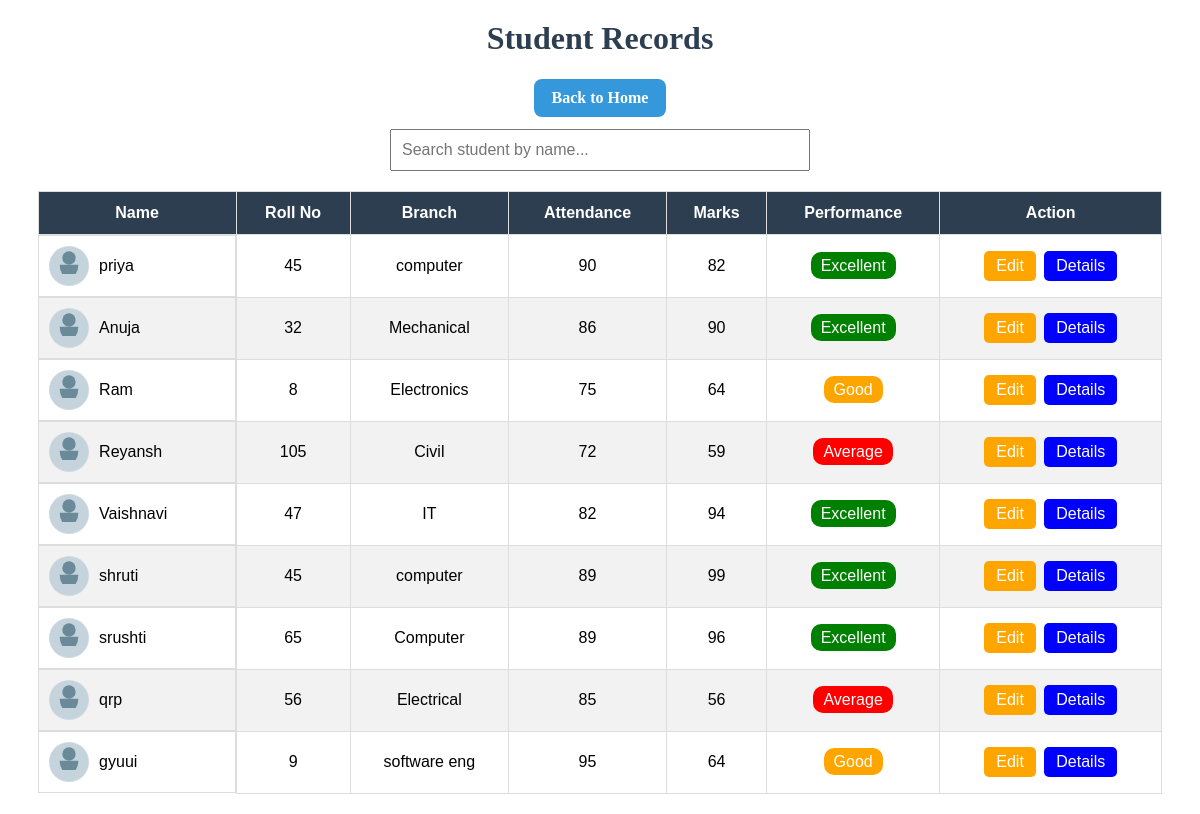
Before: /records with the older database file.
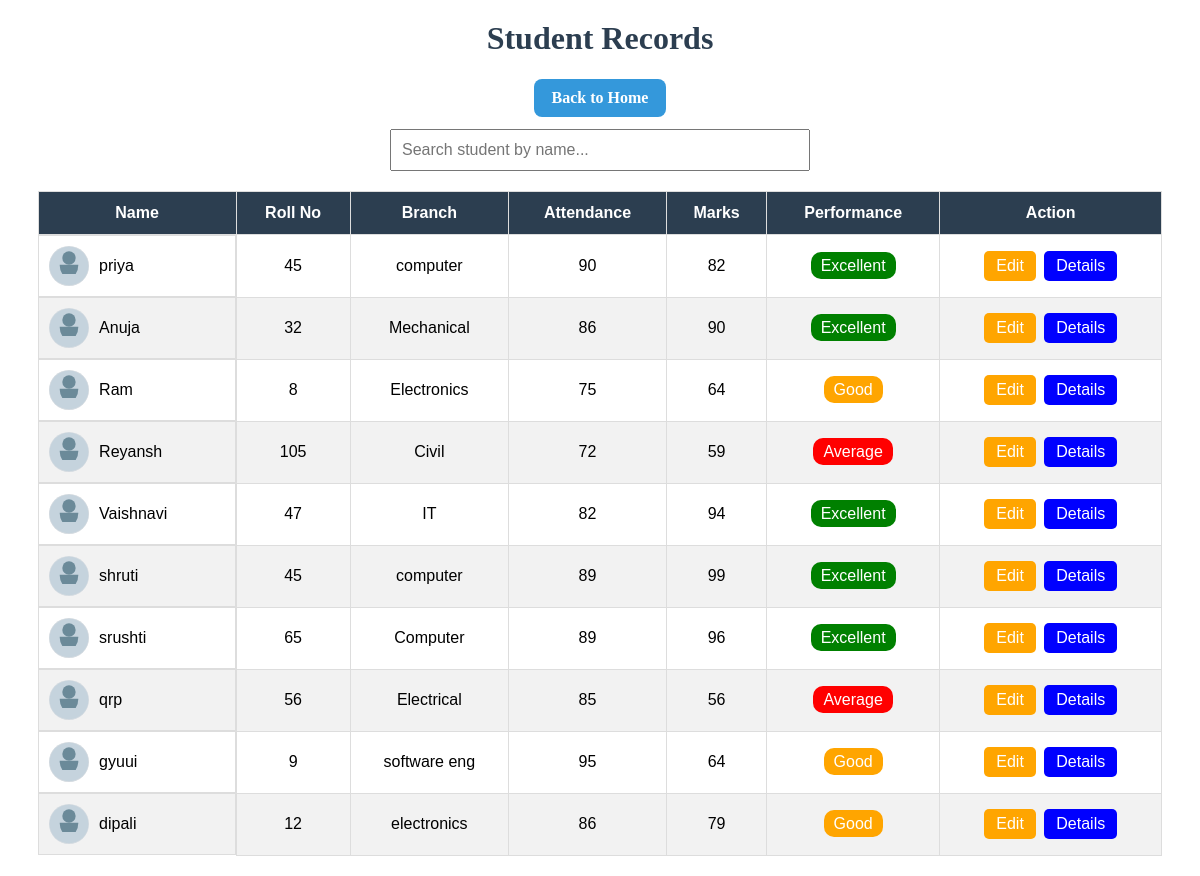
After: the same page with the newer database file.
### tables this page shows
CREATE TABLE students (
                    id INTEGER PRIMARY KEY AUTOINCREMENT,
                    name TEXT NOT NULL,
                    roll_no INTEGER NOT NULL,
                    marks INTEGER NOT NULL,
                    branch TEXT NOT NULL,
                    attendance INTEGER DEFAULT 0
                 , photo TEXT DEFAULT 'default.png');

### project_flask.py (the view)
@app.route('/records')
def records():
    conn = get_db()
    students = conn.execute("""
        SELECT id, name, roll_no, branch, attendance, marks, photo
        FROM students
    """).fetchall()
    conn.close()
    return render_template('records.html', students=students)

### database.py (called while the page is built)
def get_db():
    conn = sqlite3.connect(DB_PATH)
    conn.row_factory = sqlite3.Row
    return conn

### templates/records.html (shortened to what this page needs)
<h1 style="text-align:center; margin:20px; color:#2c3e50;">
    Student Records
</h1>
<div style="text-align:center; margin-bottom: 10px;">
    <a href="{{ url_for('home') }}" class="action-btn back-btn">Back to Home</a>
</div>
<input
    type="text"
    id="searchInput"
    class="search-box"
    placeholder="Search student by name...">
<div class="table-wrapper">
    <table>
        <thead>
            <tr>
                <th>Name</th>
                <th>Roll No</th>
                <th>Branch</th>
                <th>Attendance</th>
                <th>Marks</th>
                <th>Performance</th>
                <th>Action</th>
            </tr>
        </thead>
        <tbody id="tableBody">
        {% for student in students %}
            <tr data-name="{{ student[1]|lower }}">
                <td style="display: flex; align-items: center; gap: 10px;">
                    {% set default_image = url_for('static', filename='defaults/student_default.svg') %}
                    <img
                        src="{{ default_image }}"
                        alt="{{ student[1] }}"
                        style="width: 40px; height: 40px; border-radius: 50%; object-fit: cover; flex-shrink: 0; background: #f0f0f0;">
                    <span>{{ student[1] }}</span>
                </td>
                <td>{{ student[2] }}</td>
                <td>{{ student[3] }}</td>
                <td>{{ student[4] }}</td>
                <td>{{ student[5] }}</td>
                <td>
                    {% if student[5] >= 80 %}
                        <span style="background:green;color:white;padding:5px 10px;border-radius:10px;">
                            Excellent
                        </span>
                    {% elif student[5] >= 60 %}
                        <span style="background:orange;color:white;padding:5px 10px;border-radius:10px;">
                            Good
                        </span>
                    {% else %}
                        <span style="background:red;color:white;padding:5px 10px;border-radius:10px;">
                            Average
                        </span>
                    {% endif %}
                </td>
                <td>
                    <a href="{{ url_for('edit_student', id=student[0]) }}"
                        class="action-btn edit-btn">
                        Edit
                    </a>
                    <a href="{{ url_for('student_detail', id=student[0]) }}"
                       class="action-btn detail-btn">
                       Details
                    </a>
                </td>
            </tr>
        {% endfor %}
        </tbody>
    </table>
</div>

Changed rows visible on the page:
added students: name "dipali", roll_no "12", branch "electronics", attendance "86", marks "79", shows "Good"
